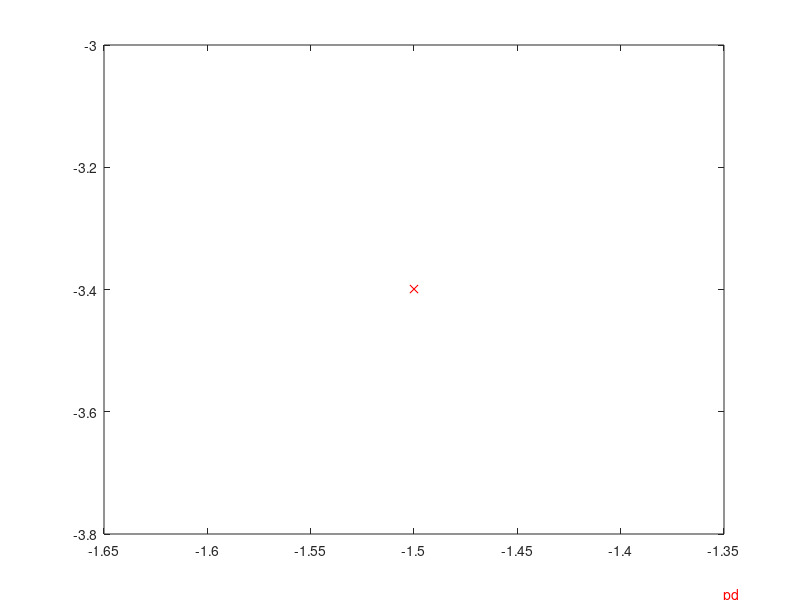
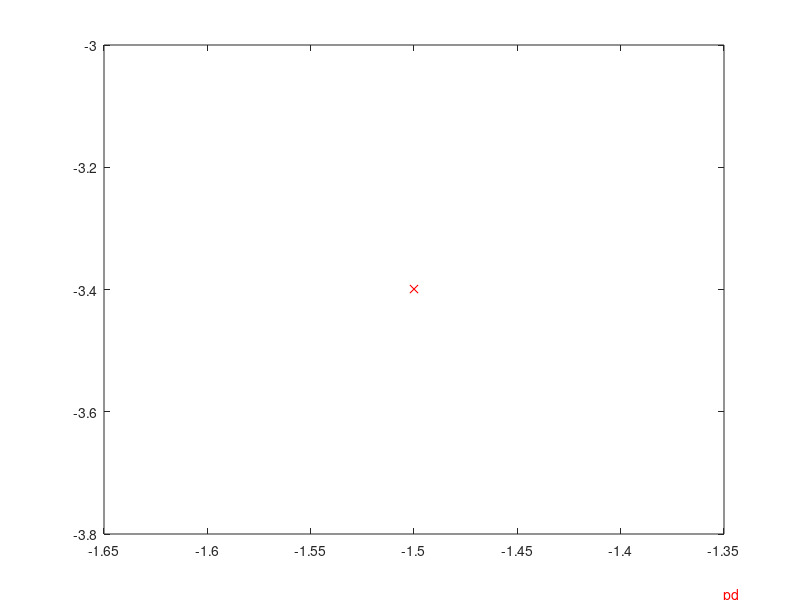
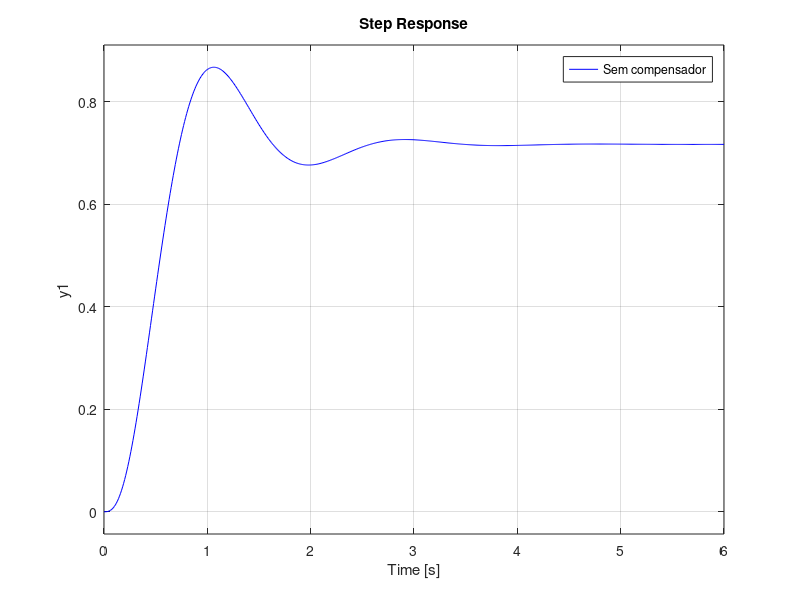
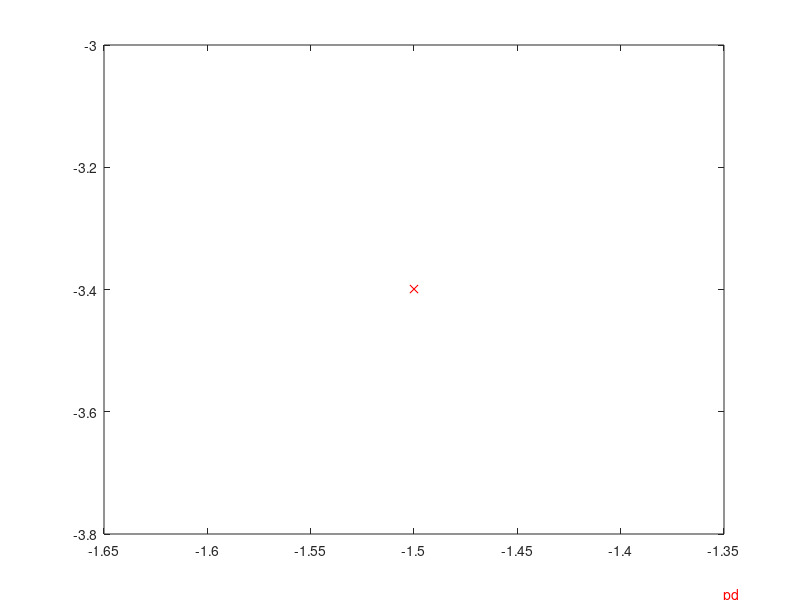

MATLAB code to generate these figures, in order:
clear, clc, close all
%% Trabalho 3
% Compensador por avanço e atraso de fase
% Máximo sobressinal 25%; Tempo de acomodação 2s (5%); Erro regime 5%
num = 1; den = conv(conv([1 1],[1 4]),[1 6]); G_ma = tf(num,den);
figure('Name','LR do sistema sem compensador'), hold on
rlocus(G_ma)
%
k = 70.5; %[k,p] = rlocfind(G_ma);
G_mf = feedback(k*G_ma,1);

% Especificações de desempenho:
Mp_d = 25/100; ts_d = 2; ess_d = 5/100; 
v = [4.6, 4, 3]; crit = 3; %Critérios [1% 2% 5%]

% Parâmetros:
zeta_d = sqrt((log(Mp_d)/pi)^2/(1 + (log(Mp_d)/pi)^2)); wn_d = v(crit)/zeta_d*1/ts_d;
sgrid(zeta_d,wn_d)

% Polo desejado:
sig = zeta_d*wn_d; wd = wn_d*sqrt(1-zeta_d^2); pd = [-sig + wd*1i, -sig - wd*1i];
plot(-sig,wd,'rx'), plot(-sig,-wd,'rx')
text(-sig+0.15,+wd+0.5,'pd','color','r')
text(-sig+0.15,-wd-0.5,'pd','color','r')
hold off

% Projeto de compensador por avanço de fase:
zc_av = -sig;
poles = pole(G_ma);
zeros = zero(G_ma);
theta_pc_av = - pi + pi/2;
for i = 1:length(poles)
    theta_pc_av = theta_pc_av - atan(wd/(poles(i) - zc_av)); 
end
% for i = 1:length(zeros)
%     theta_pc_av = theta_pc_av + atan(wd/(zeros(i) - zc_av)); 
% end
pc_av = wd/tan(theta_pc_av) + zc_av;

% Adicionar pc_av e zc_av ao sistema:
num2 = conv(num,[1 -zc_av]); den2 = conv(den,[1 -pc_av]); Gc_av_ma = tf(num2,den2); 
figure('Name','LR com polo e zero do compensador por avanço de fase'), hold on
rlocus(Gc_av_ma), sgrid(zeta_d,wn_d) 
text(zc_av+0.05,0.15,'z_c^{av}','color','b')
text(pc_av+0.05,0.15,'p_c^{av}','color','b')
plot(-sig,wd,'rx'), plot(-sig,-wd,'rx')
text(-sig+0.15,+wd+0.5,'pd','color','r')
text(-sig+0.15,-wd-0.5,'pd','color','r')
kc_av = 82.8; %[Kc,Pd] = rlocfind(G_av_ma);
Gc_av_mf = feedback(kc_av*Gc_av_ma,1);

% Verificação da resposta transitória - Entrada degrau
t = 0:0.01:6;
figure('Name', 'Resposta degrau da FT de malha fechada'), hold on
step(G_mf,t,'r')
step(Gc_av_mf,t,'b')
legend('Sem compensador','Com compensador de avanço de fase'), grid on

% Constante de erro estático
kp = k; % Constante de Posição
for i = 1:length(poles)
    kp = kp/abs(poles(i)); 
end
As = 1; % Degrau Unitário
kp_d = (As - ess_d)/ess_d;

% Adicionar pc_at e zc_at ao sistema:
alpha = kp_d/kp; 
pc_at = 0.1; zc_at = pc_at*alpha;
num3 = conv(num2,[1 zc_at]); den3 = conv(den2,[1 pc_at]); Gc_ma = tf(num3,den3);
figure('Name','LR com polo e zero do compensador por atraso de fase'), hold on
rlocus(Gc_ma), sgrid(zeta_d,wn_d) 
text(zc_av+0.05,0.15,'z_c^{av}','color','b')
text(pc_av+0.05,0.15,'p_c^{av}','color','b')
text(-zc_at+0.05,0.15,'z_c^{at}','color','g')
text(-pc_at+0.05,0.15,'p_c^{at}','color','g') 
plot(-sig,wd,'rx'), plot(-sig,-wd,'rx')
text(-sig+0.15,+wd+0.5,'pd','color','r')
text(-sig+0.15,-wd-0.5,'pd','color','r')

% Achar ganho final
kc = 76.7; %[Kc,pd] = rlocfind(Gc_ma)
Gc_mf = feedback(kc*Gc_ma,1);

% Verificação da resposta transitória - Entrada degrau
t = 0:0.01:6;
figure('Name', 'Resposta degrau da FT de malha fechada'), hold on
step(G_mf,t,'r')
step(Gc_av_mf,t,'b')
step(Gc_mf,t,'g')
legend('Sem compensador','Com compensador de avanço de fase','Com compensador de avanço e atraso de fase'), grid on

% Ajustes finos
p_af = pc_av - 0.525; z_af = zc_av + 0;
num4 = conv(conv(num,[1 -z_af]),[1 zc_at]); den4 = conv(conv(den,[1 -p_af]),[1 pc_at]); Gc_ma_final = tf(num4,den4);
figure('Name','LR após ajustes finos'), hold on 
rlocus(Gc_ma_final), sgrid(zeta_d,wn_d) 

kc_final = 90; %[Kc,pd] = rlocfind(Gc_ma_final)
Gc_mf_final = feedback(kc_final*Gc_ma_final,1);

% Verificação após ajustes finos
t = 0:0.01:6;
figure('Name', 'Resposta degrau da FT de malha fechada'), hold on
step(G_mf,t,'r')
step(Gc_av_mf,t,'b')
step(Gc_mf,t,'g')
step(Gc_mf_final,t,'k')
legend('Sem compensador','Com compensador de avanço de fase','Com compensador de avanço e atraso de fase','Após ajustes finos'), grid on